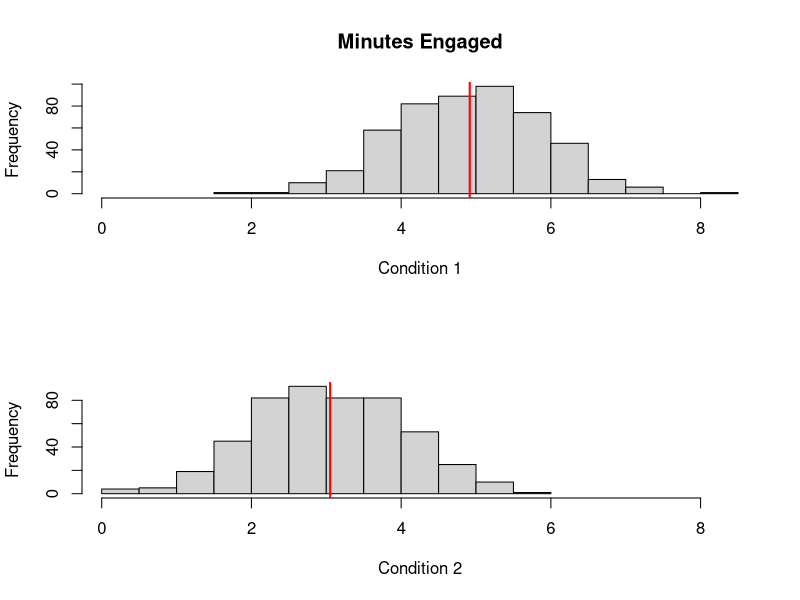

This figure's R source:
## Instagram t-test Example

## Change working directory
setwd(dir = "/Users/ntstevens/Dropbox/Data Institute/DOE Certificate/Week 3/")

## Read in the data
data <- read.csv(file = "instagram.csv", header = T)
cond1 <- data$Condition_1
cond2 <- data$Condition_2

## Plot the data
par(mfrow=c(2,1))
xmin <- min(min(cond1), min(cond2))
xmax <- max(max(cond1), max(B=cond2))
hist(cond1, xlim = c(xmin, xmax), main = "Minutes Engaged", xlab = "Condition 1")
abline(v = mean(cond1), col = "red", lwd = 2)
hist(cond2, xlim = c(xmin, xmax), main = "", xlab = "Condition 2")
abline(v = mean(cond2), col = "red", lwd = 2)

## Perform the test
## Ho: mu1 = mu2 vs. Ha: mu1 != mu2
t.test(x = cond1, y = cond2, alternative = "two.sided", mu = 0, paired = F, var.equal = T, conf.level = 0.95)

## Ho: mu1 <= mu2 vs. Ha: mu1 > mu2
t.test(x = cond1, y = cond2, alternative = "greater", mu = 0, paired = F, var.equal = T, conf.level = 0.95)

## Ho: mu1 >= mu2 vs. Ha: mu1 < mu2
t.test(x = cond1, y = cond2, alternative = "less", mu = 0, paired = F, var.equal = T, conf.level = 0.95)


